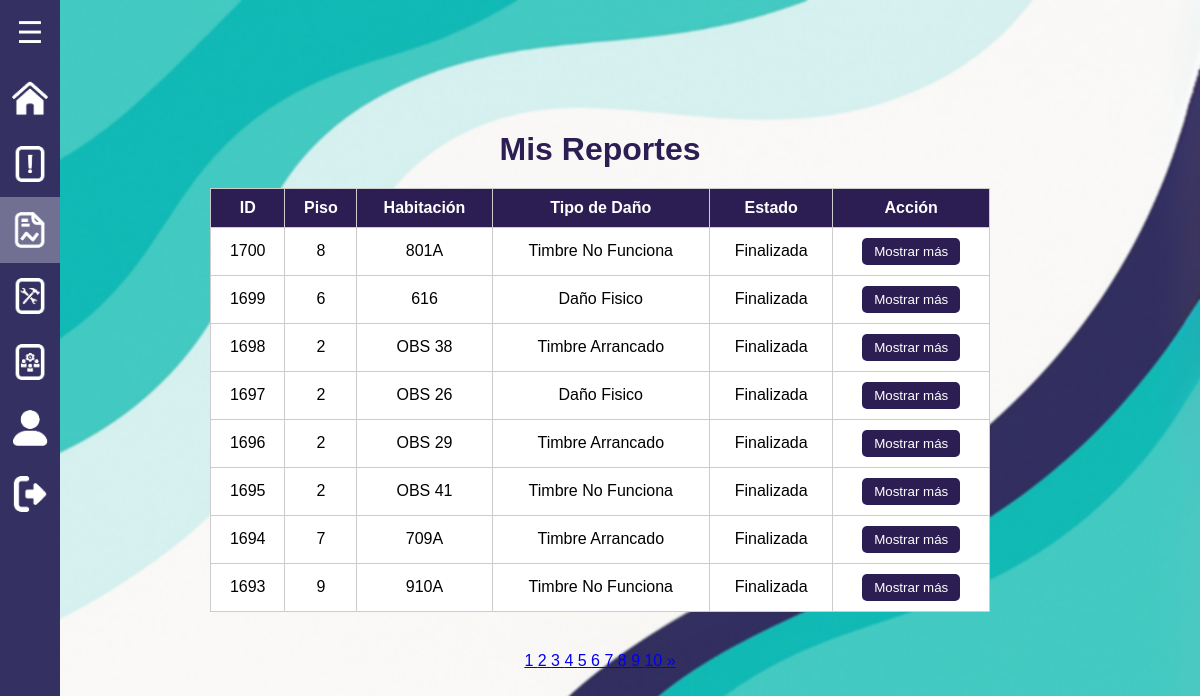
The page /roles/administrador_reportes/consultar_reportes.php?pagina=2 (signed in) on the database its author committed.
### tables this page shows
CREATE TABLE `reportes` (
  `id` int(11) NOT NULL,
  `usuario_id` int(11) NOT NULL,
  `piso` int(11) NOT NULL,
  `habitacion` varchar(10) DEFAULT NULL,
  `reporte` text NOT NULL,
  `tipo_dano` varchar(255) NOT NULL,
  `fecha` timestamp NOT NULL DEFAULT current_timestamp(),
  `estado` varchar(50) DEFAULT 'Ingresada',
  `respuesta` text DEFAULT NULL,
  `fecha_creacion` datetime DEFAULT current_timestamp(),
  `fecha_respuesta` datetime DEFAULT NULL,
  `imagen_antes` longblob DEFAULT NULL,
  `imagen_despues` longblob DEFAULT NULL,
  `respondido_por` int(11) DEFAULT NULL
);

### roles/administrador_reportes/consultar_reportes.php (the view, shortened to what this page needs)
<?php
$usuario_id = $_SESSION['id'];
$pdo = new PDO("mysql:host=localhost;dbname=cnl_report", 'root', '');
$pdo->setAttribute(PDO::ATTR_ERRMODE, PDO::ERRMODE_EXCEPTION);
$porPagina = 8;
$pagina = isset($_GET['pagina']) ? max(1, intval($_GET['pagina'])) : 1;
$inicio = ($pagina - 1) * $porPagina;
$sql = "SELECT * FROM reportes WHERE usuario_id = ? ORDER BY id DESC LIMIT $inicio, $porPagina";
$stmt = $pdo->prepare($sql);
$stmt->execute([$usuario_id]);
$reportes = $stmt->fetchAll(PDO::FETCH_ASSOC);
$sqlTotal = "SELECT COUNT(*) FROM reportes WHERE usuario_id = ?";
$stmtTotal = $pdo->prepare($sqlTotal);
$stmtTotal->execute([$usuario_id]);
$totalRegistros = $stmtTotal->fetchColumn();
$totalPaginas = ceil($totalRegistros / $porPagina);
?>
<!DOCTYPE html>
<html lang="es">
<head>
    <link rel="stylesheet" href="../../css/estilos.css">
    <link rel="stylesheet" href="../../css/consulta_reportes.css">
</head>
<body>
    <?php include '../../menu_lateral/menu2.php'; ?>
    <h1>Mis Reportes</h1>
    <table>
        <thead>
            <tr>
                <th>ID</th>
                <th>Piso</th>
                <th>Habitación</th>
                <th>Tipo de Daño</th>
                <th>Estado</th>
                <th>Acción</th>
            </tr>
        </thead>
        <tbody>
        <?php foreach ($reportes as $reporte): ?>
            <tr>
                <td><?= $reporte['id'] ?></td>
                <td><?= htmlspecialchars($reporte['piso']) ?></td>
                <td><?= htmlspecialchars($reporte['habitacion']) ?></td>
                <td><?= htmlspecialchars($reporte['tipo_dano']) ?></td>
                <td><?= htmlspecialchars($reporte['estado']) ?></td>
                <td>
                    <button class="btn-ver" onclick="abrirModal(<?= $reporte['id'] ?>)">Mostrar más</button>
                </td>
            </tr>
        <?php endforeach; ?>
        </tbody>
    </table>
<?php
$maxLinks = 10;
$bloqueActual = ceil($pagina / $maxLinks);
$inicio = ($bloqueActual - 1) * $maxLinks + 1;
$fin = min($inicio + $maxLinks - 1, $totalPaginas);
?>
<div class="paginacion">
    <?php for ($i = $inicio; $i <= $fin; $i++): ?>
        <a href="?<?= http_build_query(array_merge($_GET, ['pagina' => $i])) ?>"
           class="<?= $i == $pagina ? 'pagina-actual' : '' ?>">
           <?= $i ?>
        </a>
    <?php endfor; ?>
    <?php if ($fin < $totalPaginas): ?>
        <a href="?<?= http_build_query(array_merge($_GET, ['pagina' => $fin + 1])) ?>">&raquo;</a>
    <?php endif; ?>
</div>
</body>
</html>

### css/estilos.css (style rules this page uses)
* { margin: 0; padding: 0; box-sizing: border-box; font-family: Arial, sans-serif; }
body { display: flex; }

### css/consulta_reportes.css (style rules this page uses)
body { margin: 0; font-family: 'Segoe UI', Tahoma, Geneva, Verdana, sans-serif; background: url('../images/fondo_PC.png') no-repeat center center fixed; background-size: cover; backdrop-filter: blur(1px); color: #000000; display: flex; flex-direction: column; align-items: center; justify-content: center; height: 100vh; }
h1 { color: #2C1E53; margin-top: 0px; margin-bottom: 20px; }
table { width: 65%; background-color: white; border-collapse: collapse; margin-bottom: 40px; }
th, td { border: 1px solid #ccc; padding: 10px; text-align: center; }
th { background-color: #2C1E53; color: white; }
.btn-ver { background-color: #2C1E53; color: white; padding: 6px 12px; border: none; border-radius: 5px; cursor: pointer; }
.paginacion { color: black; }

### rows shown on the page
reportes: id "1700", piso "8", habitacion "801A", tipo_dano "Timbre No Funciona", estado "Finalizada"
reportes: id "1699", piso "6", habitacion "616", tipo_dano "Daño Fisico", estado "Finalizada"
reportes: id "1698", piso "2", habitacion "OBS 38", tipo_dano "Timbre Arrancado", estado "Finalizada"
reportes: id "1697", piso "2", habitacion "OBS 26", tipo_dano "Daño Fisico", estado "Finalizada"
reportes: id "1696", piso "2", habitacion "OBS 29", tipo_dano "Timbre Arrancado", estado "Finalizada"
reportes: id "1695", piso "2", habitacion "OBS 41", tipo_dano "Timbre No Funciona", estado "Finalizada"
reportes: id "1694", piso "7", habitacion "709A", tipo_dano "Timbre Arrancado", estado "Finalizada"
reportes: id "1693", piso "9", habitacion "910A", tipo_dano "Timbre No Funciona", estado "Finalizada"
